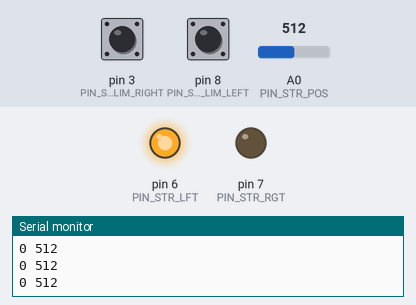
Bench run of a sketch on a simulated Arduino Uno, built with avr-gcc and run on an emulated ATmega328P. Shown: output pins drawn as LEDs (lit = HIGH), the last lines printed to the serial monitor. The test bench sets the inputs (shaded band); at power-on: pin 3 (PIN_STR_LIM_RIGHT) HIGH, A0 (PIN_STR_POS) = 512, pin 8 (PIN_STR_LIM_LEFT) HIGH.

Above: at 1.2 s.
1.3 s: pin 3 (PIN_STR_LIM_RIGHT) pulled LOW for 0.15 s
At 2.1 s:
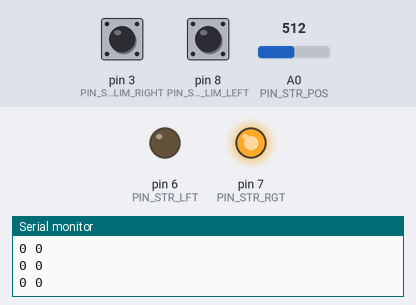
At 5.5 s:
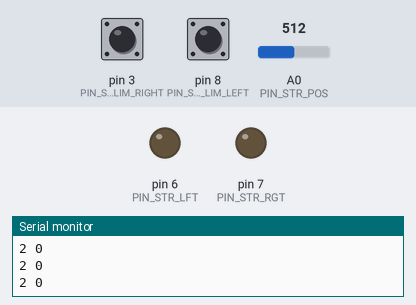
7.4 s: A0 (PIN_STR_POS) set to 486
Timing chart, 0 to 10.4 s (numbered marks = the images above; inputs shaded):
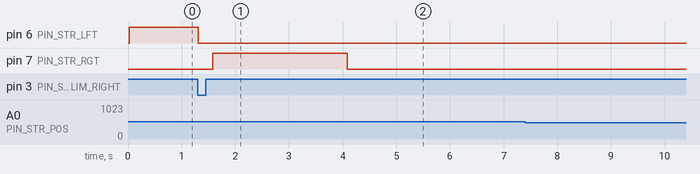

The sketch:

rulevoe_automat_holl.ino
```cpp
#define INIT 0
#define WORK 1
#define FAIL 2

#define PIN_STR_LFT       6
#define PIN_STR_RGT       7
#define PIN_STR_LIM_LEFT  8
#define PIN_STR_LIM_RIGHT 3
#define PIN_STR_POS A0

#define ST_STR_INIT    0
#define ST_STR_RIGHT   1
#define ST_STR_SAVE_R1 2
#define ST_STR_LEFT    3
#define ST_STR_SAVE_R2 4
#define ST_STR_MIDDLE  5
#define ST_STR_WORK    6
#define ST_STR_FAIL    7
long t, t0 = 0;
int str_state = 0;
int state = 0;
int is_limit_left, is_limit_right, R1, R2, str_pos, old_str_pos = 0;

void setup()
{
  Serial.begin(9600);
  pinMode(6, 1);
  pinMode(7, 1);
  pinMode(8, 0);
  pinMode(3, 0);
  t = millis();
  t0 = millis();
  str_stop();

}
int sturn = 0;
void loop()
{
  Serial.print(state);
  Serial.print(" ");
  Serial.print(str_pos);
  Serial.println(" ");
  int sturn = 0;
  is_limit_left = limit_left();
  is_limit_right = limit_right();
  str_pos = get_str_pos() - R1 - R2 / 2;
  switch(state)
  {
    case INIT:
    {
      sturn = str_init();
      if (sturn == 1)
      {
        t = millis();
        state = WORK;
      }
      else if (sturn == 2)
      {
        str_stop();
        state = FAIL;
      }
      break;
    }
    case WORK:
    {
      break;
    }
    case FAIL:
    {
      break;
    }
  }
}
int limit_left()
{
  int left = 0;
  if (digitalRead(PIN_STR_LIM_LEFT) == 0)
  {
    left = 1;
  }
  else
  {
    left = 0;
  }
  return left;
}

int limit_right()
{
  int right = 0;
  if (digitalRead(PIN_STR_LIM_RIGHT) == 0)
  {
    right = 1;
  }
  else
  {
    right = 0;
  }
  return right;
}

int str_init()
{
  int code = 0;
  switch (str_state)
  {
    case ST_STR_INIT:
      {
        t = millis();
        str_state = ST_STR_RIGHT;
        break;
      }
    case ST_STR_RIGHT:
      {
        if (!is_limit_right)
        {
          if (millis() - t > 2500)
          {
            str_state = ST_STR_FAIL;
          }
          str_right();
        }
        else
        {
          t = millis();
          str_stop();
          str_state = ST_STR_SAVE_R1;
        }
        break;
      }
    case ST_STR_SAVE_R1:
      {
        if (millis() - t > 250)
        {
          R1 = str_pos;
          t = millis();
          str_state = ST_STR_LEFT;
        }
        break;
      }
    case ST_STR_LEFT:
      {
        if (!is_limit_left)
        {
          if (millis() - t > 2500)
          {
            str_state = ST_STR_FAIL;
          }
          str_left();
        }
        else
        {
          t = millis();
          str_stop();
          str_state = ST_STR_SAVE_R2;
        }
        break;
      }
    case ST_STR_SAVE_R2:
      {
        str_stop();
        if (millis() - t > 250)
        {
          R2 = str_pos;
          t = millis();
          str_state = ST_STR_MIDDLE;
        }
        break;
      }
    case ST_STR_MIDDLE:
      {
        if (!is_limit_right)
        {
          if (millis() - t > 2500)
          {
            str_stop();
            str_state = ST_STR_FAIL;
          }
          str_right();
        }
        else
        {
          str_stop();
          str_state = ST_STR_FAIL;
        }
        if (str_pos <= 0)
        {
          str_state = ST_STR_WORK;
        }
        break;
      }
    case ST_STR_WORK:
      {
        str_stop();
        code = 1;
        break;
      }
    case ST_STR_FAIL:
      {
        str_stop();
        code = 2;
        break;
      }
  }
  return code;
}

long get_str_pos() //считывние реостата
{
  long p = 0;
  for (int i = 0; i < 100; i++)
  {
    p += analogRead(PIN_STR_POS);
  }
  return p / 100;
}

void str_stop()
{
  digitalWrite(PIN_STR_LFT, 0);
  digitalWrite(PIN_STR_RGT, 0);
}

void str_right()
{
  digitalWrite(PIN_STR_LFT, 1);
  digitalWrite(PIN_STR_RGT, 0);
}

void str_left()
{
  digitalWrite(PIN_STR_LFT, 0);
  digitalWrite(PIN_STR_RGT, 1);
}
```

Measured:
- after the input at 1.3 s, pin 6 (PIN_STR_LFT): HIGH → LOW after 0.01 s instead of 1.2 s; pin 7 (PIN_STR_RGT): LOW → HIGH after 0.28 s, → LOW 2.5 s later
